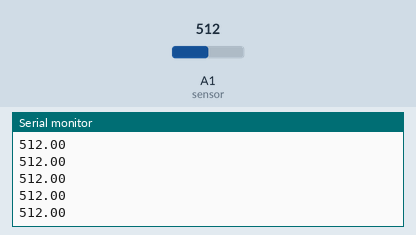
The sketch below on a simulated Arduino Uno, built with avr-gcc and run on an emulated ATmega328P. Parts: the last lines printed to the serial monitor. The inputs (shaded band) are chosen by the test bench; at power-on: A1 (sensor) = 512.

Above: at 1.2 s.
1.3 s: A1 (sensor) set to 716
At 2.0 s:
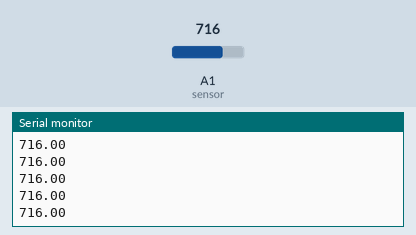
2.8 s: A1 (sensor) set to 900
At 3.6 s:
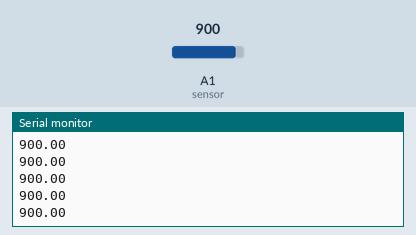
Timing chart, 0 to 5.8 s (numbered marks = the images above; inputs shaded):
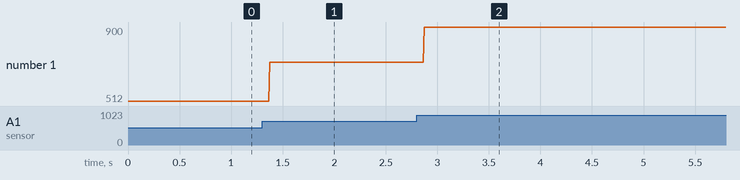

The sketch:

sketch_feb10c.ino
```cpp
float sample1=0; // for voltage
float sample2=0; // for current
float voltage=0.0;
float val; // current callibration
float actualval; // read the actual current from ACS 712
float amps=0.0;
float totamps=0.0;
float avgamps=0.0;
float amphr=0.0;
float watt=0.0;
float energy=0.0;

void setup()
{
 // Open serial communications and wait for port to open:
  Serial.begin(9600);


}

void loop()

{

 sample2=analogRead(A1); //read the current from sensor

 Serial.println(sample2);
  //delay(500);
}
```

Measured:
- after the input at 1.3 s, the serial monitor: prints a new line after 0.07 s (image 1)
- after the input at 2.8 s, the serial monitor: prints a new line after 0.07 s (image 2)
- plotted number 1: 512 → 716 after the input at 1.3 s, 716 → 900 after the input at 2.8 s
